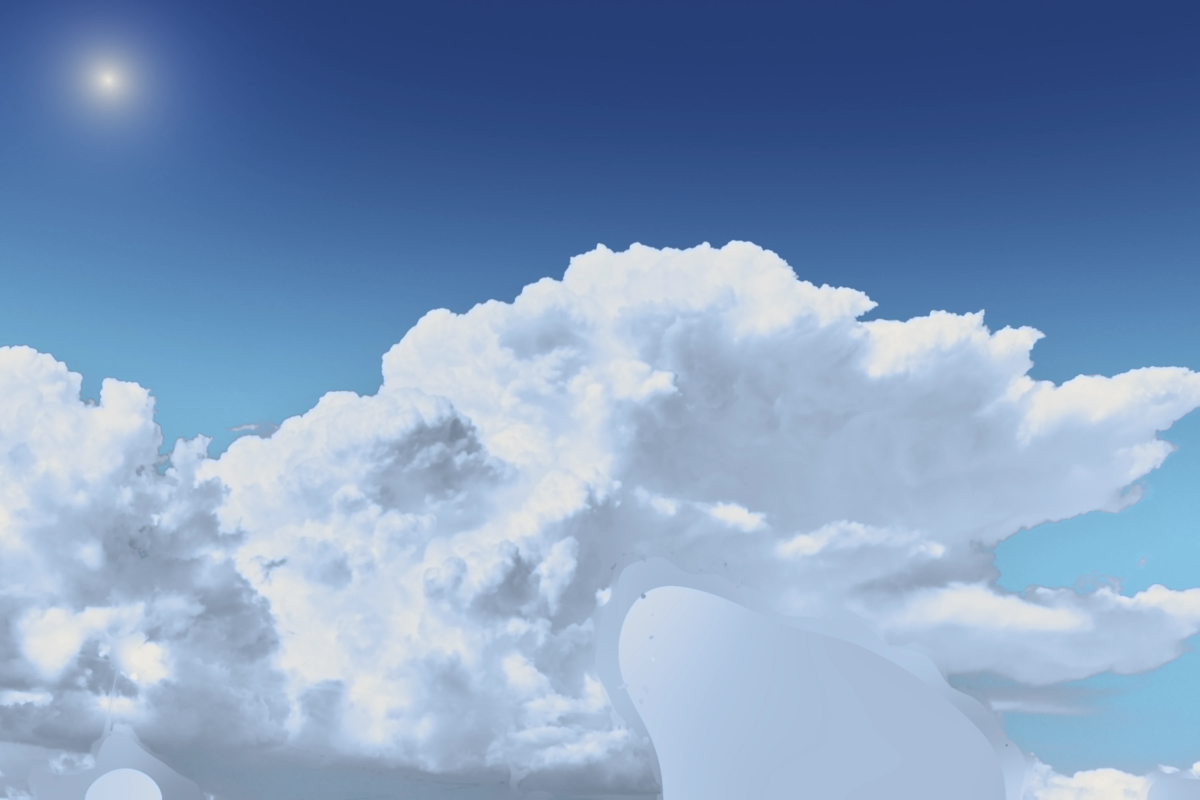
#> input picture tools/depth/bakes/kaze/sky_print.webp, 3600 x 2400 px (shown at 1/3 size)
$ python fill.py bakes/kaze/sky_print.webp bakes/kaze/sky_print.webp out.png   (older library calls are emulated)
#> lines starting #> are read from the running program, lines starting #| are printed output that depends on the picture; after the words box and inside, x2 and y2 are one past the last pixel; in counts of white or black regions, pixels touching at a corner belong together
### tools/depth/kit.py
"""Shared helpers for the photo tools (fill, layers, normals, segment).

numpy + OpenCV + onnxruntime only. Models live outside the repo, in
$LAB_MODELS (default /tmp/claude-0/models), one directory per download.
Every ONNX session runs on 2 threads unless --threads says otherwise.
"""
import os
import sys
import time

import numpy as np
import cv2

MODELS = os.environ.get("LAB_MODELS", "/tmp/claude-0/models")
HERE = os.path.dirname(os.path.abspath(__file__))

# default model files, relative to MODELS (see README for the download lines)
LAMA = "lama-carve/lama_fp32.onnx"
MOGE = "moge2-vits-normal/model.onnx"
MOGE_B = "moge2-vitb-normal/model.onnx"
SAM_ENC = "sam21-tiny/onnx/vision_encoder.onnx"
SAM_DEC = "sam21-tiny/onnx/prompt_encoder_mask_decoder.onnx"
BIREFNET = "birefnet-lite/onnx/model.onnx"
DA2 = os.path.join(HERE, "da2s.onnx")


# [5 lines left out: function model_path, not called in this run]


def session(path, threads=2):
    import onnxruntime as ort
    so = ort.SessionOptions()
    so.intra_op_num_threads = threads
    so.inter_op_num_threads = 1
    so.execution_mode = ort.ExecutionMode.ORT_SEQUENTIAL
    so.graph_optimization_level = ort.GraphOptimizationLevel.ORT_ENABLE_ALL
    so.log_severity_level = 3
    so.enable_cpu_mem_arena = False  # lower peak memory; other jobs share this machine
    return ort.InferenceSession(model_path(path), so, providers=["CPUExecutionProvider"])


class Timer:
    def __init__(self):
        self.t0 = time.time()
        self.marks = {}

    # [5 lines left out: function mark, not called in this run]


# ---------------------------------------------------------------- io
def load_rgb(path, long_side=0):
    """float32 RGB 0..1, optionally downscaled (INTER_AREA) so the long side is at most long_side."""
    im = cv2.imread(path, cv2.IMREAD_COLOR)
    if im is None:
        sys.exit(f"cannot read {path}")
    im = im[:, :, ::-1]
    if long_side and max(im.shape[:2]) > long_side:
        s = long_side / max(im.shape[:2])
        im = cv2.resize(im, (round(im.shape[1] * s), round(im.shape[0] * s)), interpolation=cv2.INTER_AREA)
    return np.ascontiguousarray(im).astype(np.float32) / 255


def load_gray(path, size=None):
    """float32 0..1 from an 8- or 16-bit single-channel (or RGB/RGBA, uses alpha if present) PNG."""
    a = cv2.imread(path, cv2.IMREAD_UNCHANGED)
    if a is None:
        sys.exit(f"cannot read {path}")
    if a.ndim == 3:
        a = a[..., 3] if a.shape[2] == 4 else a[..., :3].mean(2)
    scale = 65535.0 if a.dtype == np.uint16 else 255.0
    a = a.astype(np.float32) / scale
    if size is not None and a.shape[:2] != (size[1], size[0]):
        interp = cv2.INTER_AREA if a.shape[1] > size[0] else cv2.INTER_LINEAR
        a = cv2.resize(a, size, interpolation=interp)
    return a


# [6 lines left out: function save_rgb, not called in this run]


def save_rgba(path, rgb, a):
    q = np.clip(np.round(np.dstack([rgb, a]) * 255), 0, 255).astype(np.uint8)
    cv2.imwrite(path, q[:, :, [2, 1, 0, 3]])


# [11 lines left out: functions save_gray, resize, not called in this run]


# ---------------------------------------------------------------- filters
def box(a, r):
    r = max(1, int(round(r)))
    return cv2.boxFilter(a, -1, (2 * r + 1, 2 * r + 1), borderType=cv2.BORDER_REFLECT)


# [10 lines left out: function blur, not called in this run]


def disk(r):
    r = max(1, int(round(r)))
    return cv2.getStructuringElement(cv2.MORPH_ELLIPSE, (2 * r + 1, 2 * r + 1))


def dilate(m, r):
    return cv2.dilate(m.astype(np.uint8), disk(r)) > 0


def erode(m, r):
    return cv2.erode(m.astype(np.uint8), disk(r)) > 0


def smoothstep(a, b, x):
    t = np.clip((x - a) / (b - a), 0, 1)
    return t * t * (3 - 2 * t)


# [76 lines left out: functions guided, pushpull, not called in this run]


def luma(rgb):
    return rgb @ np.array([0.2126, 0.7152, 0.0722], np.float32)


# ---------------------------------------------------------------- sheets
# [38 lines left out: functions label, grid, write_sheet, not called in this run]

### tools/depth/fill.py
"""Inpaint a hole in a photo with LaMa (ONNX, fixed 512x512), cropped, tiled and feathered.

    python3 -I tools/depth/fill.py photo.jpg hole.png out.png
    python3 -I tools/depth/fill.py photo.jpg hole.png out.png --compare sheet.jpg

The mask is white (or opaque) where pixels are to be invented. Each separate hole
is handled on its own:

  small hole   crop a square around the hole's bounding box with context on every
               side (the hole fills at most 1/--context of the crop), resample it to
               512, fill, scale back, paste with a --feather px ramp outside the hole.
  big hole     (the crop would need shrinking more than --max-down) one coarse pass
               of the whole crop for the layout, then onion-peel the hole from its
               rim inward in --step px bands (herb's 120 px steps) with --tile px
               windows at close to native resolution. Tiles run one after another
               and each sees the fill of the ones before it as known pixels, so there
               are no seams; the coarse pass's low frequencies are kept (--no-lock to
               drop), so a big fill holds one colour field instead of drifting.

Fill resolution never matches a photo's grain exactly, so by default a grain
matched to the photo's own (high-pass level just outside the hole) is put back.

--extend L,T,R,B grows the canvas (px, or fractions of the width/height) and invents
the new border the same way, peeling outward from the real pixels in --step bands
(herb's "full bleed in 120 px steps"); with --extend-blur the invented area is blurred
harder the further it is from real pixels, so nothing fake looks sharp. The mask
argument may then be "none".

Other methods for comparison: shift (tools/depth/bakes/crossing/shiftfill.py, real
texture copied from the same plane), telea / ns (cv2.inpaint), pushpull (smooth
colour only). --compare runs them all and writes a sheet with timings; when the hole
covers pixels that are actually visible (a test mask), it also scores each method
against the photo inside the hole.
"""
import argparse
import os
import sys
import time

import numpy as np
import cv2

sys.path.insert(0, os.path.dirname(os.path.abspath(__file__)))
import kit  # noqa: E402

N = 512


class Lama:
    def __init__(self, path=kit.LAMA, threads=2):
        self.sess = kit.session(path, threads)
        self.calls = 0
        self.secs = 0.0

    # [173 lines left out: functions __call__, _window, _run_window, lama_fill, match_grain, other_fill and 2 more, not called in this run]


def main():
    ap = argparse.ArgumentParser(description=__doc__, formatter_class=argparse.RawDescriptionHelpFormatter)
    ap.add_argument("image")
    ap.add_argument("mask", help="white/opaque = hole")
    ap.add_argument("out", help="filled image (.png/.jpg/.webp)")
    ap.add_argument("--method", default="lama", choices=["lama", "shift", "telea", "ns", "pushpull"])
    ap.add_argument("--work", type=int, default=0, help="downscale so the long side is at most this (0 = full size)")
    ap.add_argument("--grow", type=int, default=0, help="grow the hole by this many px first (halo of the removed object)")
    ap.add_argument("--feather", type=int, default=6, help="px of the photo blended into the paste edge")
    ap.add_argument("--context", type=float, default=1.8, help="crop side / hole side for a single crop")
    ap.add_argument("--max-down", type=float, default=2.0, help="most a single crop may be shrunk to 512 before tiling")
    ap.add_argument("--tile", type=int, default=0, help="native px per 512 tile when tiling (0 = long side / 6, 512..1024)")
    ap.add_argument("--step", type=int, default=0, help="peel step in px (0 = 120 px per 512 of tile)")
    ap.add_argument("--no-lock", action="store_true", help="tiles keep their own low frequencies")
    ap.add_argument("--no-grain", action="store_true")
    ap.add_argument("--model", default=kit.LAMA)
    ap.add_argument("--threads", type=int, default=2)
    ap.add_argument("--extend", default="", help="outpaint: L,T,R,B px (or fractions) added to the canvas")
    ap.add_argument("--extend-blur", type=float, default=0.0, help="outpaint: blur sigma added per 100 px from the photo")
    ap.add_argument("--compare", default="", help="also run shift, telea and ns and write a comparison sheet here")
    ap.add_argument("--crop", default="", help="x0,y0,x1,y1 (fractions) region shown on the comparison sheet")
    o = ap.parse_args()

    T = kit.Timer()
    img = kit.load_rgb(o.image, o.work)
#> in load_rgb, im is the input picture: shape (2400, 3600, 3); mean B, G, R 190.5, 155.9, 129.9
#> in load_rgb, `return np.ascontiguousarray(im).astype(np.float32) / 255`:
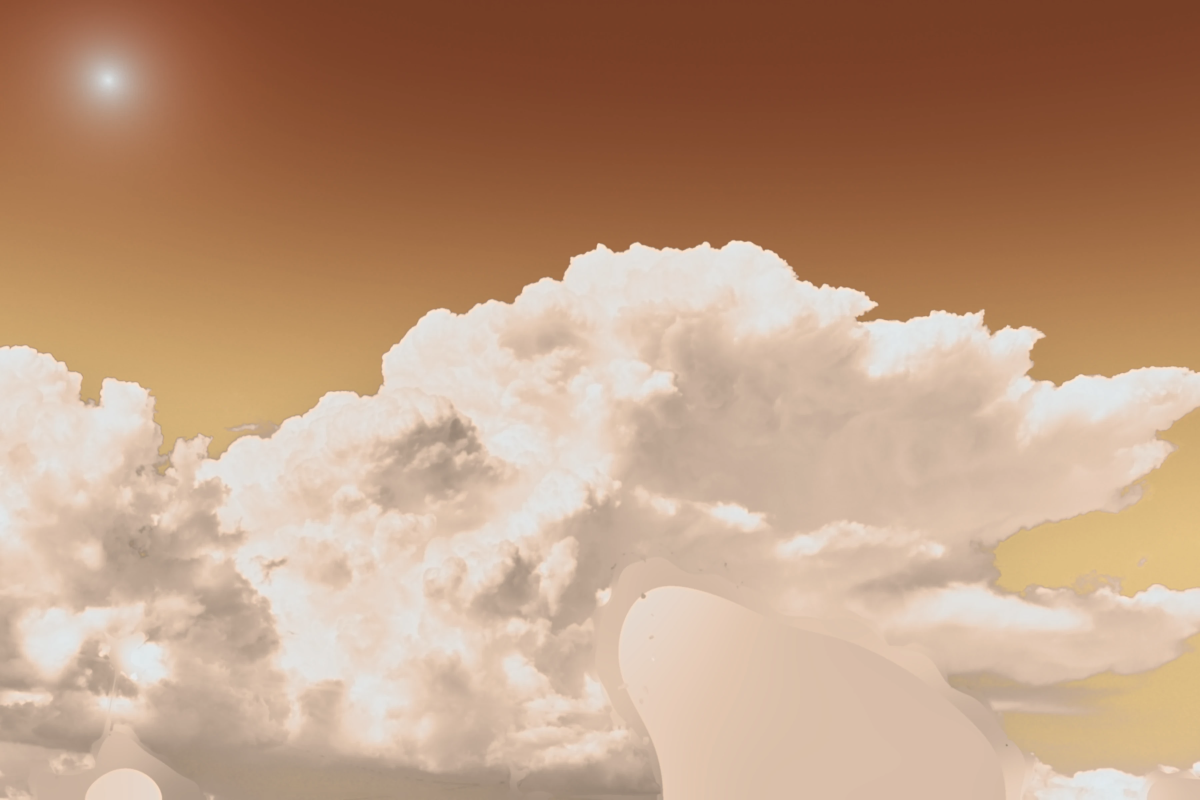
#> returned value: shape (2400, 3600, 3) float32 (shown at 1/3 size); mean of channels 0, 1, 2 0.51, 0.598, 0.782; drawn as B, G, R
    H, W = img.shape[:2]
#> H = 2400; W = 3600
    hole = kit.load_gray(o.mask, (W, H)) > 0.5 if o.mask != "none" else np.zeros((H, W), bool)
#> in load_gray, `a = a[..., 3] if a.shape[2] == 4 else a[..., :3].mean(2)`:
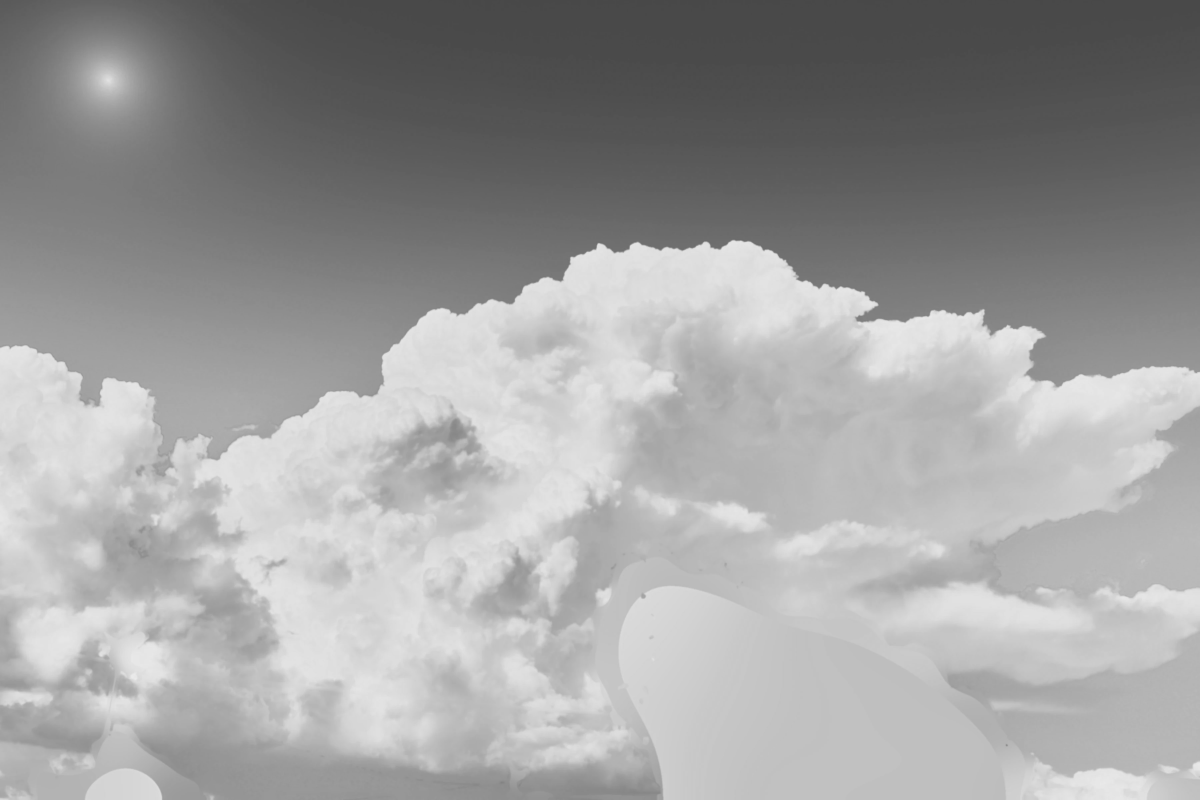
#> a: shape (2400, 3600) float64 (shown at 1/3 size); min 72, max 235, mean 158.8
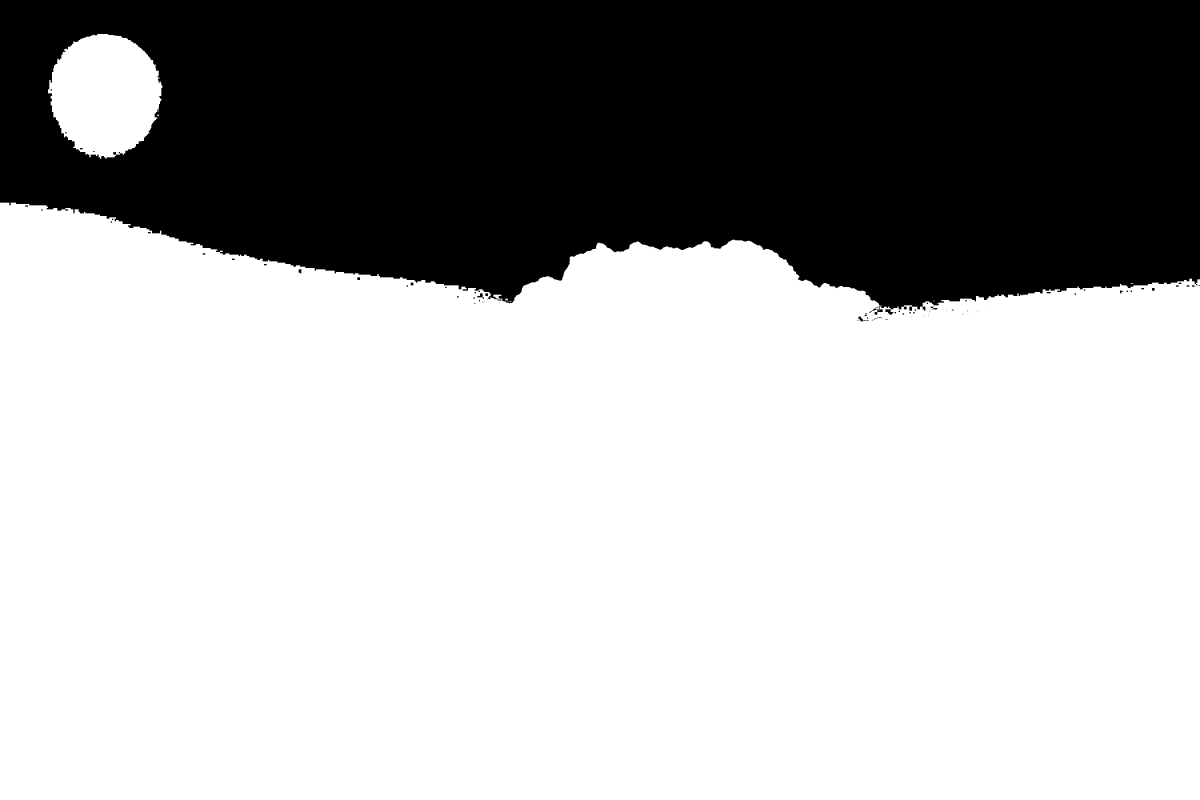
#> hole: shape (2400, 3600) bool (shown at 1/3 size); 67.8% white; 80 black regions (55 under 20 px), largest, box (x1, y1, x2, y2) and area: (0, 0, 3600, 944) 2780404, (2575, 949, 2606, 965) 146, (1432, 880, 1452, 896) 144
    if o.extend:
        e = [float(v) for v in o.extend.split(",")]
        e = [round(v * (W if i % 2 == 0 else H)) if v <= 1 else int(v) for i, v in enumerate(e)]
        l, t, r, b = e
        img = cv2.copyMakeBorder(img, t, b, l, r, cv2.BORDER_REPLICATE)
        hole = cv2.copyMakeBorder(hole.astype(np.uint8), t, b, l, r, cv2.BORDER_CONSTANT, value=1) > 0
        real = np.zeros(hole.shape, bool)
        real[t:t + H, l:l + W] = True
        H, W = hole.shape
    if o.grow:
        hole = kit.dilate(hole, o.grow)
    print(f"{o.image} {W}x{H}, hole {hole.mean() * 100:.1f}%")
#| bakes/kaze/sky_print.webp 3600x2400, hole 67.8%
    methods = [o.method] + ([m for m in ("lama", "shift", "telea", "ns") if m != o.method] if o.compare else [])
    lama = Lama(o.model, o.threads) if "lama" in methods else None
    results = {}
    for m in methods:
        t = time.time()
        kw = dict(context=o.context, max_down=o.max_down, tile=o.tile, step=o.step, feather=o.feather, lock=not o.no_lock) if m == "lama" else {}
        res = fill(img, hole, m, lama=lama, grain=not o.no_grain, **kw)
        if o.extend and o.extend_blur > 0:
            dist = cv2.distanceTransform((~real).astype(np.uint8), cv2.DIST_L2, 5)
            out = res.copy()
            for k in range(1, 6):  # a few blur levels, cross-faded by distance from the photo
                sig = o.extend_blur * k
                lvl = kit.blur(res, sig)
                w = np.clip(dist / 100 - (k - 1), 0, 1)[..., None] * (~real)[..., None]
                out = out * (1 - w) + lvl * w
            res = out
        dt = time.time() - t
        results[m] = (res, dt)
        extra = f", {lama.calls} LaMa calls" if m == "lama" else ""
        print(f"{m}: {dt:.1f}s{extra}")
        if m == o.method:
            if o.out.lower().endswith(".png"):
                cv2.imwrite(o.out, (np.clip(res, 0, 1) * 255 + 0.5).astype(np.uint8)[:, :, ::-1])
            else:
                kit.save_rgb(o.out, res)
            print("wrote", o.out)
    if o.compare:
        if o.crop:
            fx0, fy0, fx1, fy1 = [float(v) for v in o.crop.split(",")]
        else:
            ys, xs = np.nonzero(hole)
            pad = 0.08 * max(H, W)
            fx0, fx1 = max(0, xs.min() - pad) / W, min(W, xs.max() + pad) / W
            fy0, fy1 = max(0, ys.min() - pad) / H, min(H, ys.max() + pad) / H
        X0, X1, Y0, Y1 = int(fx0 * W), int(fx1 * W), int(fy0 * H), int(fy1 * H)
        show = img.copy()
        show[hole] = show[hole] * 0.35 + np.array([1, 0.2, 0.6], np.float32) * 0.65
        tiles = [(show[Y0:Y1, X0:X1], "photo + hole")]
        for m in methods:
            res, dt = results[m]
            psnr, det = score(res, img, hole)
            print(f"  {m}: {dt:.1f}s  PSNR in hole {psnr:.2f} dB  detail {det:.2f} (only meaningful if the hole covers visible pixels)")
            tiles.append((res[Y0:Y1, X0:X1], f"{m}  {dt:.0f}s"))
        tw = min(900, X1 - X0)
        kit.write_sheet(o.compare, kit.grid(tiles, 3 if len(tiles) > 4 else len(tiles), tw))
    print(f"done {time.time() - T.t0:.1f}s")


if __name__ == "__main__":
    main()
#> (the call stopped at in session, `so = ort.SessionOptions()`: onnxruntime is not available in this run)
